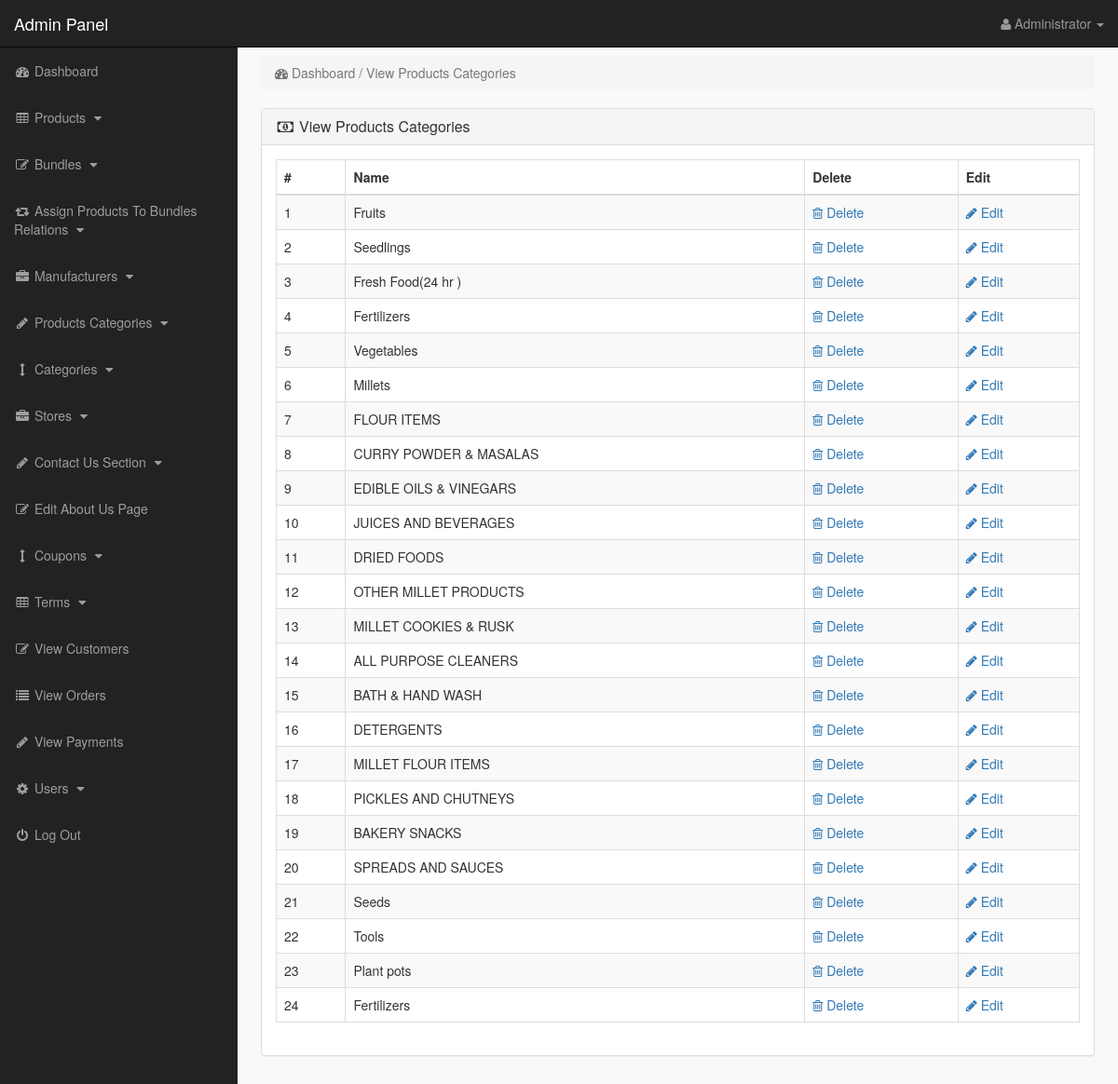
Screenshot of /admin_area/index.php?view_p_cats (signed in) with the database file from the repository.
### tables this page shows
CREATE TABLE `product_categories` (
  `p_cat_id` int(10) NOT NULL,
  `p_cat_title` text NOT NULL,
  `p_cat_top` text NOT NULL,
  `p_cat_image` text NOT NULL
);

### admin_area/view_p_cats.php (the view)
<?php
if(!isset($_SESSION['admin_email'])){
echo "<script>window.open('login.php','_self')</script>";
}
else {
?>
<div class="row">
<div class="col-lg-12">
<ol class="breadcrumb">
<li class="active">
<i class="fa fa-dashboard"></i> Dashboard / View Products Categories
</li>
</ol>
</div>
</div>
<div class="row">
<div class="col-lg-12">
<div class="panel panel-default">
<div class="panel-heading">
<h3 class="panel-title">
<i class="fa fa-money fa-fw"> </i> View Products Categories
</h3>
</div>
<div class="panel-body">
<div class="table-responsive">
<table class="table table-bordered table-hover table-striped">
<thead>
<tr>
<th>#</th>
<th>Name</th>
<th>Delete</th>
<th>Edit</th>
</tr>
</thead>
<tbody>
<?php
$i=0;
$get_p_cats = "select * from product_categories";
$run_p_cats = mysqli_query($con,$get_p_cats);
while($row_p_cats = mysqli_fetch_array($run_p_cats)){
$p_cat_id = $row_p_cats['p_cat_id'];
$p_cat_title = $row_p_cats['p_cat_title'];
$i++;
?>
<tr>
<td> <?php echo $i; ?> </td>
<td> <?php echo $p_cat_title; ?> </td>
<td>
<a href="index.php?delete_p_cat=<?php echo $p_cat_id; ?>">
<i class="fa fa-trash-o"></i> Delete
</a>
</td>
<td>
<a href="index.php?edit_p_cat=<?php echo $p_cat_id; ?>">
<i class="fa fa-pencil"></i> Edit
</a>
</td>
</tr>
<?php } ?>
</tbody>
</table>
</div>
</div>
</div>
</div>
</div>
<?php } ?>

### admin_area/includes/sidebar.php (shortened to what this page needs)
<?php
if(!isset($_SESSION['admin_email'])){
echo "<script>window.open('login.php','_self')</script>";
}
else {
?>
<nav class="navbar navbar-inverse navbar-fixed-top" >
<div class="navbar-header" >
<a class="navbar-brand" href="index.php?dashboard" >Admin Panel</a>
</div>
<ul class="nav navbar-right top-nav" >
<li class="dropdown" >
<a href="#" class="dropdown-toggle" data-toggle="dropdown" >
<i class="fa fa-user" ></i>
<?php echo $admin_name; ?> <b class="caret" ></b>
</a>
</li>
</ul>
<div class="collapse navbar-collapse navbar-ex1-collapse">
<ul class="nav navbar-nav side-nav">
<li>
<a href="index.php?dashboard">
<i class="fa fa-fw fa-dashboard"></i> Dashboard
</a>
</li>
<li>
<a href="#" data-toggle="collapse" data-target="#products">
<i class="fa fa-fw fa-table"></i> Products
<i class="fa fa-fw fa-caret-down"></i>
</a>
</li>
<li>
<a href="#" data-toggle="collapse" data-target="#bundles">
<i class="fa fa-fw fa-edit"></i> Bundles
<i class="fa fa-fw fa-caret-down"></i>
</a>
</li>
<li>
<a href="#" data-toggle="collapse" data-target="#relations">
<i class="fa fa-fw fa-retweet"></i> Assign Products To Bundles Relations
<i class="fa fa-fw fa-caret-down"></i>
</a>
</li>
<li>
<a href="#" data-toggle="collapse" data-target="#manufacturers">
<i class="fa fa-fw fa-briefcase"></i> Manufacturers
<i class="fa fa-fw fa-caret-down"></i>
</a>
</li>
<li>
<a href="#" data-toggle="collapse" data-target="#p_cat">
<i class="fa fa-fw fa-pencil"></i> Products Categories
<i class="fa fa-fw fa-caret-down"></i>
</a>
</li>
<li>
<a href="#" data-toggle="collapse" data-target="#cat">
<i class="fa fa-fw fa-arrows-v"></i> Categories
<i class="fa fa-fw fa-caret-down"></i>
</a>
</li>
<li>
<a href="#" data-toggle="collapse" data-target="#store">
<i class="fa fa-fw fa-briefcase"></i> Stores
<i class="fa fa-fw fa-caret-down"></i>
</a>
</li>
<li>
<a href="#" data-toggle="collapse" data-target="#contact_us">
<i class="fa fa-fw fa-pencil"> </i> Contact Us Section
<i class="fa fa-fw fa-caret-down"></i>
</a>
</li>
<li>
<a href="index.php?edit_about_us">
<i class="fa fa-fw fa-edit"></i> Edit About Us Page
</a>
</li>
<li>
<a href="#" data-toggle="collapse" data-target="#coupons">
<i class="fa fa-fw fa-arrows-v"></i> Coupons
<i class="fa fa-fw fa-caret-down"></i>
</a>
</li>
<li>
<a href="#" data-toggle="collapse" data-target="#terms" >
<i class="fa fa-fw fa-table"></i> Terms
<i class="fa fa-fw fa-caret-down"></i>
</a>
</li>
<li>
<a href="index.php?view_customers">
<i class="fa fa-fw fa-edit"></i> View Customers
</a>
</li>
<li>
<a href="index.php?view_orders">
<i class="fa fa-fw fa-list"></i> View Orders
</a>
</li>
<li>
<a href="index.php?view_payments">
<i class="fa fa-fw fa-pencil"></i> View Payments
</a>
</li>
<li>
<a href="#" data-toggle="collapse" data-target="#users">
<i class="fa fa-fw fa-gear"></i> Users
<i class="fa fa-fw fa-caret-down"></i>
</a>
</li>
<li>
<a href="logout.php">
<i class="fa fa-fw fa-power-off"></i> Log Out
</a>
</li>
</ul>
</div>
</nav>
<?php } ?>

### admin_area/css/style.css (style rules this page uses)
body { margin-top:100px; }
@media (min-width: 768px) { body { margin-top:50px; } }
.top-nav { padding:0 15px; }
.top-nav>li { display:inline-block; float:left; }
.top-nav>li>a { padding-top:15px; padding-bottom:15px; line-height:20px; color:#999; }
@media (min-width: 768px) { .side-nav { position:fixed; top:51px; width:255px; border-radius:0; overflow-y:auto; background-color: #222; bottom:0; overflow-x:hidden; padding-bottom:40px; } }
@media (min-width: 768px) { .side-nav>li>a { width:255px; } }
.panel-body { border-radius:5px; }

### rows the page displays
product_categories: p_cat_title "Fruits"
product_categories: p_cat_title "Seedlings"
product_categories: p_cat_title "Fresh Food(24 hr )"
product_categories: p_cat_title "Fertilizers"
product_categories: p_cat_title "Vegetables"
product_categories: p_cat_title "Millets"
product_categories: p_cat_title "FLOUR ITEMS"
product_categories: p_cat_title "CURRY POWDER & MASALAS"
product_categories: p_cat_title "EDIBLE OILS & VINEGARS"
product_categories: p_cat_title "JUICES AND BEVERAGES"
product_categories: p_cat_title "DRIED FOODS"
product_categories: p_cat_title "OTHER MILLET PRODUCTS"
product_categories: p_cat_title "MILLET COOKIES & RUSK"
product_categories: p_cat_title "ALL PURPOSE CLEANERS"
product_categories: p_cat_title "BATH & HAND WASH"
product_categories: p_cat_title "DETERGENTS"
product_categories: p_cat_title "MILLET FLOUR ITEMS"
product_categories: p_cat_title "PICKLES AND CHUTNEYS"
product_categories: p_cat_title "BAKERY SNACKS"
product_categories: p_cat_title "SPREADS AND SAUCES"
product_categories: p_cat_title "Seeds"
product_categories: p_cat_title "Tools"
product_categories: p_cat_title "Plant pots"
product_categories: p_cat_title "Fertilizers"

### other values shown
$admin_name "Administrator"
